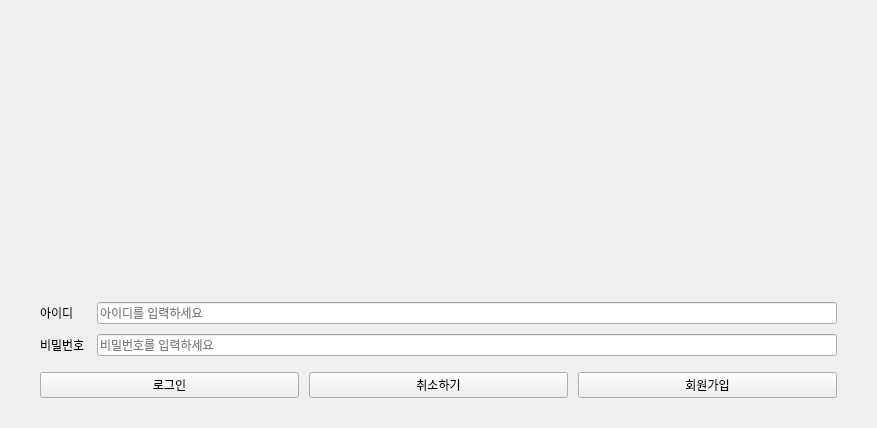
<?xml version="1.0" encoding="UTF-8"?>
<ui version="4.0">
 <class>LoginWidget</class>
 <widget class="QWidget" name="LoginWidget">
  <property name="geometry">
   <rect>
    <x>0</x>
    <y>0</y>
    <width>877</width>
    <height>428</height>
   </rect>
  </property>
  <property name="windowTitle">
   <string>로그인</string>
  </property>
  <layout class="QVBoxLayout" name="verticalLayout">
   <property name="spacing">
    <number>16</number>
   </property>
   <property name="leftMargin">
    <number>40</number>
   </property>
   <property name="topMargin">
    <number>30</number>
   </property>
   <property name="rightMargin">
    <number>40</number>
   </property>
   <property name="bottomMargin">
    <number>30</number>
   </property>
   <item>
    <spacer name="verticalSpacer_2">
     <property name="orientation">
      <enum>Qt::Orientation::Vertical</enum>
     </property>
     <property name="sizeHint" stdset="0">
      <size>
       <width>20</width>
       <height>40</height>
      </size>
     </property>
    </spacer>
   </item>
   <item>
    <widget class="QLabel" name="titleLabel">
     <property name="font">
      <font>
       <pointsize>16</pointsize>
       <bold>true</bold>
      </font>
     </property>
     <property name="text">
      <string/>
     </property>
     <property name="pixmap">
      <pixmap resource="resources.qrc">:/vedalogo.png</pixmap>
     </property>
     <property name="scaledContents">
      <bool>true</bool>
     </property>
     <property name="alignment">
      <set>Qt::AlignmentFlag::AlignCenter</set>
     </property>
    </widget>
   </item>
   <item>
    <layout class="QFormLayout" name="formLayout">
     <property name="horizontalSpacing">
      <number>12</number>
     </property>
     <property name="verticalSpacing">
      <number>10</number>
     </property>
     <item row="1" column="0">
      <widget class="QLabel" name="idLabel">
       <property name="text">
        <string>아이디</string>
       </property>
      </widget>
     </item>
     <item row="1" column="1">
      <widget class="QLineEdit" name="idLineEdit">
       <property name="placeholderText">
        <string>아이디를 입력하세요</string>
       </property>
      </widget>
     </item>
     <item row="2" column="0">
      <widget class="QLabel" name="passwordLabel">
       <property name="text">
        <string>비밀번호</string>
       </property>
      </widget>
     </item>
     <item row="2" column="1">
      <widget class="QLineEdit" name="passwordLineEdit">
       <property name="echoMode">
        <enum>QLineEdit::EchoMode::Password</enum>
       </property>
       <property name="placeholderText">
        <string>비밀번호를 입력하세요</string>
       </property>
      </widget>
     </item>
     <item row="0" column="1">
      <spacer name="verticalSpacer">
       <property name="orientation">
        <enum>Qt::Orientation::Vertical</enum>
       </property>
       <property name="sizeHint" stdset="0">
        <size>
         <width>20</width>
         <height>40</height>
        </size>
       </property>
      </spacer>
     </item>
    </layout>
   </item>
   <item>
    <layout class="QHBoxLayout" name="buttonLayout">
     <property name="spacing">
      <number>10</number>
     </property>
     <item>
      <widget class="QPushButton" name="loginButton">
       <property name="text">
        <string>로그인</string>
       </property>
      </widget>
     </item>
     <item>
      <widget class="QPushButton" name="cancelButton">
       <property name="text">
        <string>취소하기</string>
       </property>
      </widget>
     </item>
     <item>
      <widget class="QPushButton" name="signupButton">
       <property name="text">
        <string>회원가입</string>
       </property>
      </widget>
     </item>
    </layout>
   </item>
  </layout>
 </widget>
 <resources>
  <include location="resources.qrc"/>
 </resources>
 <connections/>
</ui>
